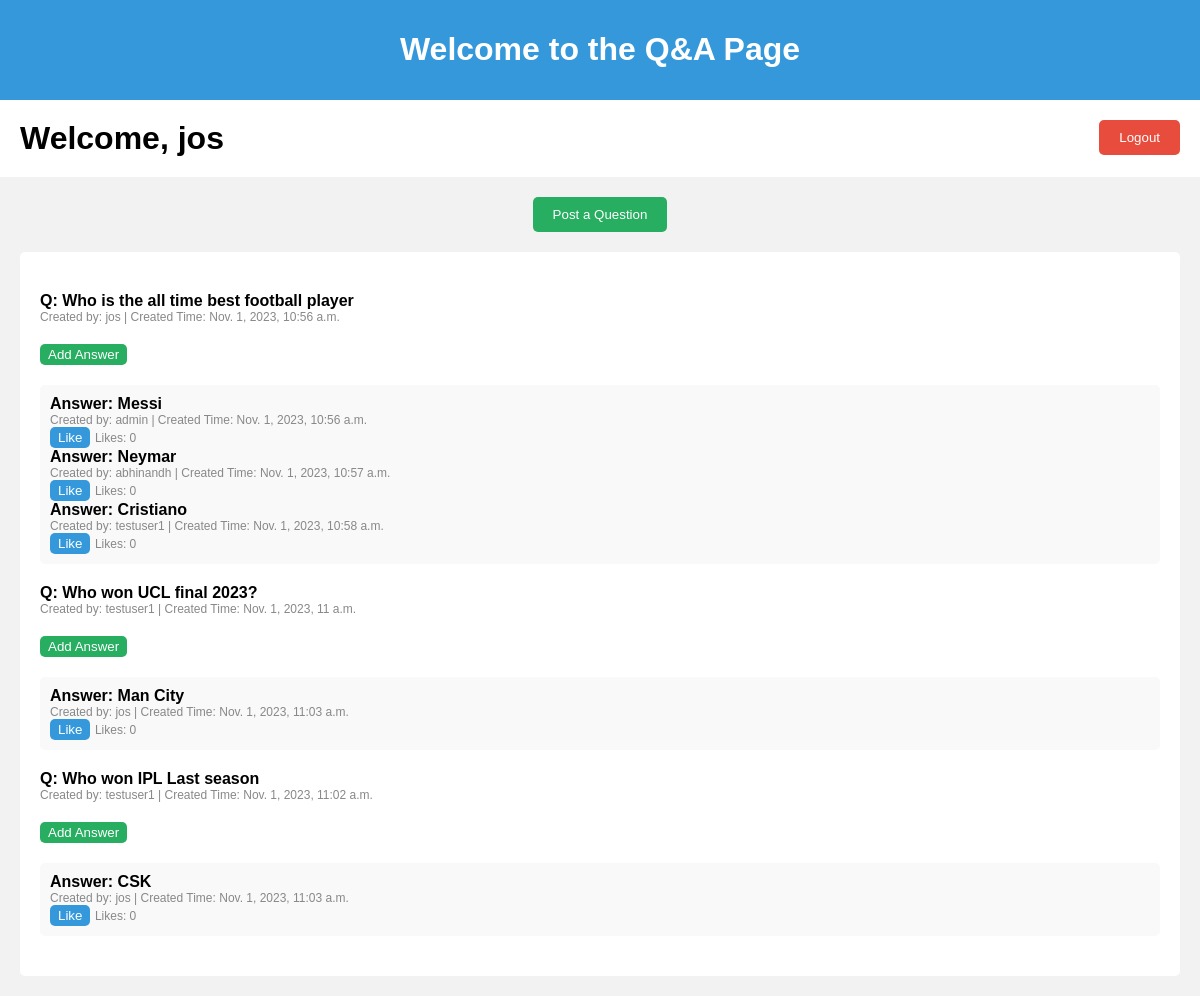
The page /homepage (signed in) on the database its author committed.
### myquora/models.py (models this page shows)
class Questions(models.Model):
    text = models.TextField()
    user = models.ForeignKey(User, on_delete=models.CASCADE)
    created_at = models.DateTimeField(auto_now_add=True)
    answer_count = models.PositiveIntegerField(default=0)

class Answer(models.Model):
    text = models.TextField()
    user = models.ForeignKey(User, on_delete=models.CASCADE)
    question = models.ForeignKey(Questions, on_delete=models.CASCADE)
    created_at = models.DateTimeField(auto_now_add=True)
    like_count = models.PositiveIntegerField(default=0)

### myquora/views.py (the view)
# urls.py: path('homepage', Homepage, name='homepage'),
@login_required
def Homepage(request):
    quest = Questions.objects.prefetch_related('answer_set').all()
    return render(request,'index.html',{'quest':quest})

### templates/index.html (shortened to what this page needs)
<!DOCTYPE html>
<html lang="en">
<head>
</head>
<body>
    <div id="header">
        <h1>Welcome to the Q&A Page</h1>
    </div>
    <div id="welcome-section">
        <h1>Welcome, {{ user.username }}</h1>
        <a href="{% url 'logout' %}"><button id="logout-button">Logout</button></a>
    </div>
    <div id="post-question-section">
        <a href="{% url 'post_question' %}">
            <button id="post-question-button">Post a Question</button>
        </a>
    </div>
    <div class="question-box">
        {% for question in quest %}
        <div class="question">
            <div class="question-text">Q: {{ question.text }}</div>
            <div class="question-info">Created by: {{ question.user.username }} | Created Time: {{ question.created_at }}</div>
        </div>
        <a href="{% url 'post_answer' question_id=question.id %}">
            <button class="add-answer-button">Add Answer</button>
        </a>
        <div class="answer-box">
            {% for answer in question.answer_set.all %}
            <div class="answer">Answer: {{ answer.text }}</div>
            <div class="answer-info">Created by: {{ answer.user.username }} | Created Time: {{ answer.created_at }}</div>
            <button class="like-button" onclick="likeAnswer({{ answer.id }})">Like</button>
            <span class="like-count" id="like-count-{{ answer.id }}">Likes: {{ answer.like_count }}</span>
            {% endfor %}
        </div>
        {% endfor %}
    </div>
</body>
</html>

### templates/index.html (style rules this page uses)
body { font-family: Arial, sans-serif; background-color: #f2f2f2; margin: 0; padding: 0; }
#header { background-color: #3498db; color: #fff; padding: 10px; text-align: center; }
#welcome-section { background-color: #fff; padding: 20px; display: flex; justify-content: space-between; }
#welcome-section h1 { margin: 0; }
#logout-button { background-color: #e74c3c; color: #fff; border: none; padding: 10px 20px; border-radius: 5px; cursor: pointer; }
#post-question-section { text-align: center; margin-top: 20px; }
#post-question-button { background-color: #27ae60; color: #fff; border: none; padding: 10px 20px; border-radius: 5px; cursor: pointer; }
.question-box { background-color: #fff; margin: 20px; padding: 20px; border-radius: 5px; }
.question { margin: 20px 0; }
.question-text { font-weight: bold; }
.question-info { font-size: 12px; color: #888; }
.answer-box { background-color: #f9f9f9; margin: 20px 0; padding: 10px; border-radius: 5px; }
.answer { font-weight: bold; }
.answer-info { font-size: 12px; color: #888; }
.like-button { background-color: #3498db; color: #fff; border: none; padding: 3px 8px; border-radius: 5px; cursor: pointer; }
.add-answer-button { background-color: #27ae60; color: #fff; border: none; padding: 3px 8px; border-radius: 5px; cursor: pointer; }
.like-count { font-size: 12px; color: #888; }

### rows shown on the page
Questions: text "Who is the all time best football player", user.username "jos", created_at "Nov. 1, 2023, 10:56 a.m."
Answer: text "Messi", user.username "admin", created_at "Nov. 1, 2023, 10:56 a.m.", like_count "0"
Answer: text "Neymar", user.username "abhinandh", created_at "Nov. 1, 2023, 10:57 a.m.", like_count "0"
Answer: text "Cristiano", user.username "testuser1", created_at "Nov. 1, 2023, 10:58 a.m.", like_count "0"
Questions: text "Who won UCL final 2023?", user.username "testuser1", created_at "Nov. 1, 2023, 11 a.m."
Answer: text "Man City", user.username "jos", created_at "Nov. 1, 2023, 11:03 a.m.", like_count "0"
Questions: text "Who won IPL Last season", user.username "testuser1", created_at "Nov. 1, 2023, 11:02 a.m."
Answer: text "CSK", user.username "jos", created_at "Nov. 1, 2023, 11:03 a.m.", like_count "0"

### other values the page prints
{{ user.username }} "jos"
